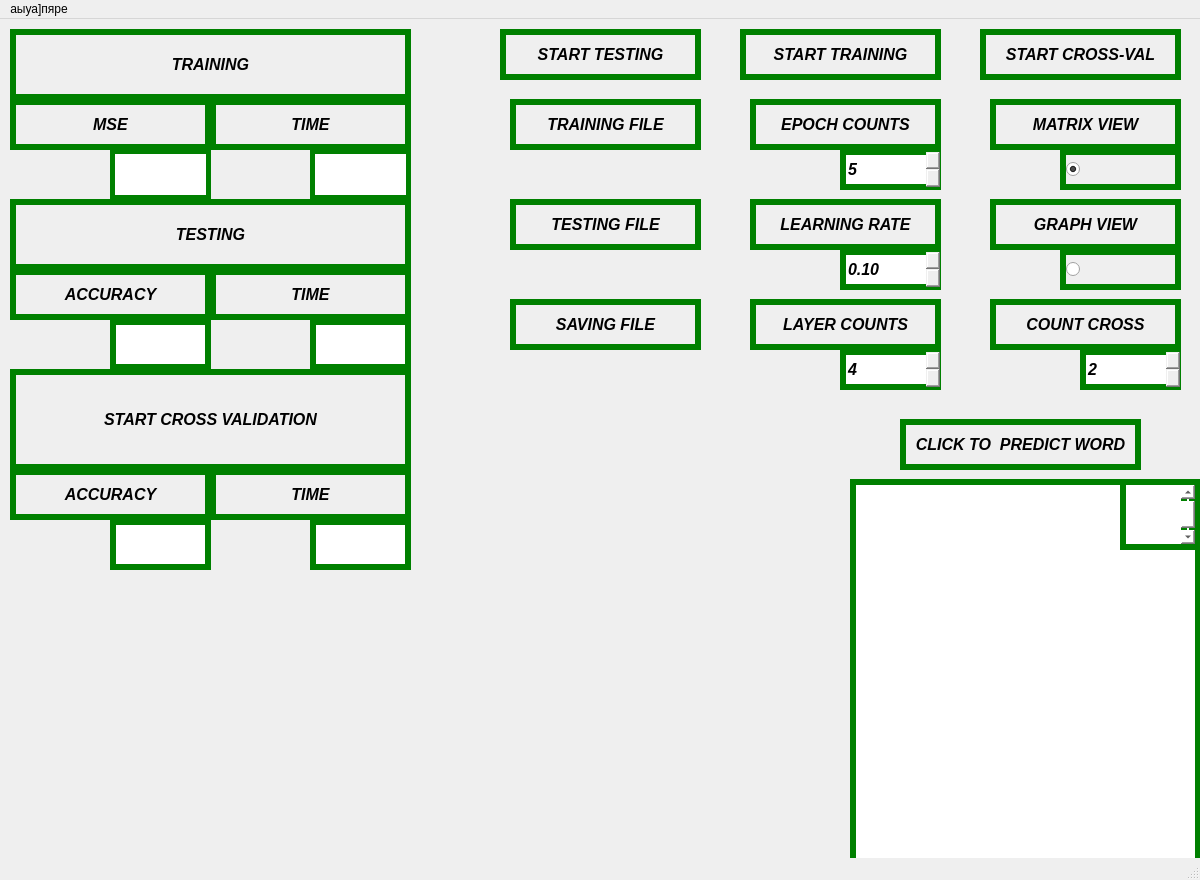
<?xml version="1.0" encoding="UTF-8"?>
<ui version="4.0">
 <class>view</class>
 <widget class="QMainWindow" name="view">
  <property name="geometry">
   <rect>
    <x>0</x>
    <y>0</y>
    <width>1200</width>
    <height>880</height>
   </rect>
  </property>
  <property name="minimumSize">
   <size>
    <width>1200</width>
    <height>880</height>
   </size>
  </property>
  <property name="maximumSize">
   <size>
    <width>1200</width>
    <height>880</height>
   </size>
  </property>
  <property name="windowTitle">
   <string>view</string>
  </property>
  <property name="styleSheet">
   <string notr="true">background-image: url(:/images/bg.png);
background-repeat: no-repeat;
background-size: contain;
background-position: center bottom;</string>
  </property>
  <widget class="QWidget" name="centralwidget">
   <widget class="render_scene" name="scene" native="true">
    <property name="geometry">
     <rect>
      <x>850</x>
      <y>460</y>
      <width>351</width>
      <height>401</height>
     </rect>
    </property>
    <property name="maximumSize">
     <size>
      <width>699</width>
      <height>16777215</height>
     </size>
    </property>
    <property name="styleSheet">
     <string notr="true">background-color: white;
 font-family: Arial;
    font-size: 16px;
    font-style: italic;
    font-weight: bold;
border-width: 6px;
border-style: solid;
border-color: green;</string>
    </property>
    <widget class="QTextEdit" name="predict">
     <property name="geometry">
      <rect>
       <x>270</x>
       <y>0</y>
       <width>81</width>
       <height>71</height>
      </rect>
     </property>
     <property name="styleSheet">
      <string notr="true"> font-family: Arial;
    font-size: 50px;
    font-style: italic;
    font-weight: bold;
border-width: 6px;
border-style: solid;
border-color: green;</string>
     </property>
    </widget>
   </widget>
   <widget class="QPushButton" name="get_trainfile">
    <property name="geometry">
     <rect>
      <x>510</x>
      <y>80</y>
      <width>191</width>
      <height>51</height>
     </rect>
    </property>
    <property name="styleSheet">
     <string notr="true"> font-family: Arial;
    font-size: 16px;
    font-style: italic;
    font-weight: bold;
border-width: 6px;
border-style: solid;
border-color: green;
</string>
    </property>
    <property name="text">
     <string>TRAINING FILE</string>
    </property>
   </widget>
   <widget class="QPushButton" name="get_testfile">
    <property name="geometry">
     <rect>
      <x>510</x>
      <y>180</y>
      <width>191</width>
      <height>51</height>
     </rect>
    </property>
    <property name="styleSheet">
     <string notr="true"> font-family: Arial;
    font-size: 16px;
    font-style: italic;
    font-weight: bold;
border-width: 6px;
border-style: solid;
border-color: green;</string>
    </property>
    <property name="text">
     <string>TESTING FILE</string>
    </property>
   </widget>
   <widget class="QPushButton" name="get_savefile">
    <property name="geometry">
     <rect>
      <x>510</x>
      <y>280</y>
      <width>191</width>
      <height>51</height>
     </rect>
    </property>
    <property name="styleSheet">
     <string notr="true"> font-family: Arial;
    font-size: 16px;
    font-style: italic;
    font-weight: bold;
border-width: 6px;
border-style: solid;
border-color: green;</string>
    </property>
    <property name="text">
     <string>SAVING FILE</string>
    </property>
   </widget>
   <widget class="QPushButton" name="pushButton_4">
    <property name="geometry">
     <rect>
      <x>750</x>
      <y>80</y>
      <width>191</width>
      <height>51</height>
     </rect>
    </property>
    <property name="styleSheet">
     <string notr="true"> font-family: Arial;
    font-size: 16px;
    font-style: italic;
    font-weight: bold;
border-width: 6px;
border-style: solid;
border-color: green;</string>
    </property>
    <property name="text">
     <string>EPOCH COUNTS</string>
    </property>
   </widget>
   <widget class="QPushButton" name="pushButton_5">
    <property name="geometry">
     <rect>
      <x>750</x>
      <y>180</y>
      <width>191</width>
      <height>51</height>
     </rect>
    </property>
    <property name="styleSheet">
     <string notr="true"> font-family: Arial;
    font-size: 16px;
    font-style: italic;
    font-weight: bold;
border-width: 6px;
border-style: solid;
border-color: green;</string>
    </property>
    <property name="text">
     <string>LEARNING RATE</string>
    </property>
   </widget>
   <widget class="QPushButton" name="pushButton_6">
    <property name="geometry">
     <rect>
      <x>990</x>
      <y>80</y>
      <width>191</width>
      <height>51</height>
     </rect>
    </property>
    <property name="styleSheet">
     <string notr="true"> font-family: Arial;
    font-size: 16px;
    font-style: italic;
    font-weight: bold;
border-width: 6px;
border-style: solid;
border-color: green;</string>
    </property>
    <property name="text">
     <string>MATRIX VIEW</string>
    </property>
   </widget>
   <widget class="QPushButton" name="pushButton_7">
    <property name="geometry">
     <rect>
      <x>990</x>
      <y>180</y>
      <width>191</width>
      <height>51</height>
     </rect>
    </property>
    <property name="styleSheet">
     <string notr="true"> font-family: Arial;
    font-size: 16px;
    font-style: italic;
    font-weight: bold;
border-width: 6px;
border-style: solid;
border-color: green;</string>
    </property>
    <property name="text">
     <string>GRAPH VIEW</string>
    </property>
   </widget>
   <widget class="QRadioButton" name="graph_view">
    <property name="geometry">
     <rect>
      <x>1060</x>
      <y>230</y>
      <width>121</width>
      <height>41</height>
     </rect>
    </property>
    <property name="styleSheet">
     <string notr="true"> font-family: Arial;
    font-size: 16px;
    font-style: italic;
    font-weight: bold;
border-width: 6px;
border-style: solid;
border-color: green;</string>
    </property>
    <property name="text">
     <string/>
    </property>
   </widget>
   <widget class="QRadioButton" name="matrix_view">
    <property name="geometry">
     <rect>
      <x>1060</x>
      <y>130</y>
      <width>121</width>
      <height>41</height>
     </rect>
    </property>
    <property name="styleSheet">
     <string notr="true"> font-family: Arial;
    font-size: 16px;
    font-style: italic;
    font-weight: bold;
border-width: 6px;
border-style: solid;
border-color: green;</string>
    </property>
    <property name="text">
     <string/>
    </property>
    <property name="checked">
     <bool>true</bool>
    </property>
   </widget>
   <widget class="QSpinBox" name="epoch_count">
    <property name="geometry">
     <rect>
      <x>840</x>
      <y>130</y>
      <width>101</width>
      <height>41</height>
     </rect>
    </property>
    <property name="styleSheet">
     <string notr="true"> font-family: Arial;
    font-size: 16px;
    font-style: italic;
    font-weight: bold;
border-width: 6px;
border-style: solid;
border-color: green;</string>
    </property>
    <property name="value">
     <number>5</number>
    </property>
   </widget>
   <widget class="QPushButton" name="start_train">
    <property name="geometry">
     <rect>
      <x>740</x>
      <y>10</y>
      <width>201</width>
      <height>51</height>
     </rect>
    </property>
    <property name="styleSheet">
     <string notr="true"> font-family: Arial;
    font-size: 16px;
    font-style: italic;
    font-weight: bold;
border-width: 6px;
border-style: solid;
border-color: green;</string>
    </property>
    <property name="text">
     <string>START TRAINING</string>
    </property>
    <property name="checkable">
     <bool>true</bool>
    </property>
   </widget>
   <widget class="QPushButton" name="pushButton_8">
    <property name="geometry">
     <rect>
      <x>750</x>
      <y>280</y>
      <width>191</width>
      <height>51</height>
     </rect>
    </property>
    <property name="styleSheet">
     <string notr="true"> font-family: Arial;
    font-size: 16px;
    font-style: italic;
    font-weight: bold;
border-width: 6px;
border-style: solid;
border-color: green;</string>
    </property>
    <property name="text">
     <string>LAYER COUNTS</string>
    </property>
   </widget>
   <widget class="QSpinBox" name="layer_count">
    <property name="geometry">
     <rect>
      <x>840</x>
      <y>330</y>
      <width>101</width>
      <height>41</height>
     </rect>
    </property>
    <property name="styleSheet">
     <string notr="true"> font-family: Arial;
    font-size: 16px;
    font-style: italic;
    font-weight: bold;
border-width: 6px;
border-style: solid;
border-color: green;</string>
    </property>
    <property name="value">
     <number>4</number>
    </property>
   </widget>
   <widget class="QDoubleSpinBox" name="learning_rate">
    <property name="geometry">
     <rect>
      <x>840</x>
      <y>230</y>
      <width>101</width>
      <height>41</height>
     </rect>
    </property>
    <property name="styleSheet">
     <string notr="true"> font-family: Arial;
    font-size: 16px;
    font-style: italic;
    font-weight: bold;
border-width: 6px;
border-style: solid;
border-color: green;</string>
    </property>
    <property name="value">
     <double>0.100000000000000</double>
    </property>
   </widget>
   <widget class="QPushButton" name="start_2">
    <property name="geometry">
     <rect>
      <x>10</x>
      <y>10</y>
      <width>401</width>
      <height>71</height>
     </rect>
    </property>
    <property name="styleSheet">
     <string notr="true"> font-family: Arial;
    font-size: 16px;
    font-style: italic;
    font-weight: bold;
border-width: 6px;
border-style: solid;
border-color: green;</string>
    </property>
    <property name="text">
     <string>TRAINING</string>
    </property>
   </widget>
   <widget class="QPushButton" name="start_3">
    <property name="geometry">
     <rect>
      <x>10</x>
      <y>80</y>
      <width>201</width>
      <height>51</height>
     </rect>
    </property>
    <property name="styleSheet">
     <string notr="true"> font-family: Arial;
    font-size: 16px;
    font-style: italic;
    font-weight: bold;
border-width: 6px;
border-style: solid;
border-color: green;</string>
    </property>
    <property name="text">
     <string>MSE</string>
    </property>
   </widget>
   <widget class="QPushButton" name="start_4">
    <property name="geometry">
     <rect>
      <x>210</x>
      <y>80</y>
      <width>201</width>
      <height>51</height>
     </rect>
    </property>
    <property name="styleSheet">
     <string notr="true"> font-family: Arial;
    font-size: 16px;
    font-style: italic;
    font-weight: bold;
border-width: 6px;
border-style: solid;
border-color: green;</string>
    </property>
    <property name="text">
     <string>TIME</string>
    </property>
   </widget>
   <widget class="QTextEdit" name="train_mse">
    <property name="geometry">
     <rect>
      <x>110</x>
      <y>130</y>
      <width>101</width>
      <height>51</height>
     </rect>
    </property>
    <property name="styleSheet">
     <string notr="true"> font-family: Arial;
    font-size: 16px;
    font-style: italic;
    font-weight: bold;
border-width: 5px;
border-style: solid;
border-color: green;</string>
    </property>
   </widget>
   <widget class="QTextEdit" name="train_time">
    <property name="geometry">
     <rect>
      <x>310</x>
      <y>130</y>
      <width>101</width>
      <height>51</height>
     </rect>
    </property>
    <property name="styleSheet">
     <string notr="true"> font-family: Arial;
    font-size: 16px;
    font-style: italic;
    font-weight: bold;
border-width: 5px;
border-style: solid;
border-color: green;</string>
    </property>
   </widget>
   <widget class="QTextEdit" name="test_time">
    <property name="geometry">
     <rect>
      <x>310</x>
      <y>300</y>
      <width>101</width>
      <height>51</height>
     </rect>
    </property>
    <property name="styleSheet">
     <string notr="true"> font-family: Arial;
    font-size: 16px;
    font-style: italic;
    font-weight: bold;
border-width: 6px;
border-style: solid;
border-color: green;</string>
    </property>
   </widget>
   <widget class="QPushButton" name="start_5">
    <property name="geometry">
     <rect>
      <x>10</x>
      <y>180</y>
      <width>401</width>
      <height>71</height>
     </rect>
    </property>
    <property name="styleSheet">
     <string notr="true"> font-family: Arial;
    font-size: 16px;
    font-style: italic;
    font-weight: bold;
border-width: 6px;
border-style: solid;
border-color: green;</string>
    </property>
    <property name="text">
     <string>TESTING</string>
    </property>
   </widget>
   <widget class="QPushButton" name="gdrdgb">
    <property name="geometry">
     <rect>
      <x>10</x>
      <y>250</y>
      <width>201</width>
      <height>51</height>
     </rect>
    </property>
    <property name="styleSheet">
     <string notr="true"> font-family: Arial;
    font-size: 16px;
    font-style: italic;
    font-weight: bold;
border-width: 6px;
border-style: solid;
border-color: green;</string>
    </property>
    <property name="text">
     <string>ACCURACY</string>
    </property>
   </widget>
   <widget class="QTextEdit" name="accuracy">
    <property name="geometry">
     <rect>
      <x>110</x>
      <y>300</y>
      <width>101</width>
      <height>51</height>
     </rect>
    </property>
    <property name="styleSheet">
     <string notr="true"> font-family: Arial;
    font-size: 16px;
    font-style: italic;
    font-weight: bold;
border-width: 6px;
border-style: solid;
border-color: green;</string>
    </property>
   </widget>
   <widget class="QPushButton" name="fesfs">
    <property name="geometry">
     <rect>
      <x>210</x>
      <y>250</y>
      <width>201</width>
      <height>51</height>
     </rect>
    </property>
    <property name="styleSheet">
     <string notr="true"> font-family: Arial;
    font-size: 16px;
    font-style: italic;
    font-weight: bold;
border-width: 6px;
border-style: solid;
border-color: green;</string>
    </property>
    <property name="text">
     <string>TIME</string>
    </property>
   </widget>
   <widget class="QPushButton" name="start_test">
    <property name="geometry">
     <rect>
      <x>500</x>
      <y>10</y>
      <width>201</width>
      <height>51</height>
     </rect>
    </property>
    <property name="styleSheet">
     <string notr="true"> font-family: Arial;
    font-size: 16px;
    font-style: italic;
    font-weight: bold;
border-width: 6px;
border-style: solid;
border-color: green;</string>
    </property>
    <property name="text">
     <string>START TESTING</string>
    </property>
    <property name="checkable">
     <bool>true</bool>
    </property>
   </widget>
   <widget class="QPushButton" name="start_ready">
    <property name="geometry">
     <rect>
      <x>900</x>
      <y>400</y>
      <width>241</width>
      <height>51</height>
     </rect>
    </property>
    <property name="styleSheet">
     <string notr="true"> font-family: Arial;
    font-size: 16px;
    font-style: italic;
    font-weight: bold;
border-width: 6px;
border-style: solid;
border-color: green;</string>
    </property>
    <property name="text">
     <string>CLICK TO  PREDICT WORD</string>
    </property>
    <property name="checkable">
     <bool>true</bool>
    </property>
   </widget>
   <widget class="QPushButton" name="start_crossfs">
    <property name="geometry">
     <rect>
      <x>10</x>
      <y>350</y>
      <width>401</width>
      <height>101</height>
     </rect>
    </property>
    <property name="styleSheet">
     <string notr="true"> font-family: Arial;
    font-size: 16px;
    font-style: italic;
    font-weight: bold;
border-width: 6px;
border-style: solid;
border-color: green;</string>
    </property>
    <property name="text">
     <string>START CROSS VALIDATION</string>
    </property>
    <property name="checkable">
     <bool>true</bool>
    </property>
   </widget>
   <widget class="QPushButton" name="fesfs_2">
    <property name="geometry">
     <rect>
      <x>210</x>
      <y>450</y>
      <width>201</width>
      <height>51</height>
     </rect>
    </property>
    <property name="styleSheet">
     <string notr="true"> font-family: Arial;
    font-size: 16px;
    font-style: italic;
    font-weight: bold;
border-width: 6px;
border-style: solid;
border-color: green;</string>
    </property>
    <property name="text">
     <string>TIME</string>
    </property>
   </widget>
   <widget class="QPushButton" name="gdrdgb_2">
    <property name="geometry">
     <rect>
      <x>10</x>
      <y>450</y>
      <width>201</width>
      <height>51</height>
     </rect>
    </property>
    <property name="styleSheet">
     <string notr="true"> font-family: Arial;
    font-size: 16px;
    font-style: italic;
    font-weight: bold;
border-width: 6px;
border-style: solid;
border-color: green;</string>
    </property>
    <property name="text">
     <string>ACCURACY</string>
    </property>
   </widget>
   <widget class="QTextEdit" name="croos_time">
    <property name="geometry">
     <rect>
      <x>310</x>
      <y>500</y>
      <width>101</width>
      <height>51</height>
     </rect>
    </property>
    <property name="styleSheet">
     <string notr="true"> font-family: Arial;
    font-size: 16px;
    font-style: italic;
    font-weight: bold;
border-width: 6px;
border-style: solid;
border-color: green;</string>
    </property>
   </widget>
   <widget class="QTextEdit" name="cross_accur">
    <property name="geometry">
     <rect>
      <x>110</x>
      <y>500</y>
      <width>101</width>
      <height>51</height>
     </rect>
    </property>
    <property name="styleSheet">
     <string notr="true"> font-family: Arial;
    font-size: 16px;
    font-style: italic;
    font-weight: bold;
border-width: 6px;
border-style: solid;
border-color: green;</string>
    </property>
   </widget>
   <widget class="QPushButton" name="start_cross">
    <property name="geometry">
     <rect>
      <x>980</x>
      <y>10</y>
      <width>201</width>
      <height>51</height>
     </rect>
    </property>
    <property name="styleSheet">
     <string notr="true"> font-family: Arial;
    font-size: 16px;
    font-style: italic;
    font-weight: bold;
border-width: 6px;
border-style: solid;
border-color: green;</string>
    </property>
    <property name="text">
     <string>START CROSS-VAL</string>
    </property>
    <property name="checkable">
     <bool>true</bool>
    </property>
   </widget>
   <widget class="QSpinBox" name="count_cross">
    <property name="geometry">
     <rect>
      <x>1080</x>
      <y>330</y>
      <width>101</width>
      <height>41</height>
     </rect>
    </property>
    <property name="styleSheet">
     <string notr="true"> font-family: Arial;
    font-size: 16px;
    font-style: italic;
    font-weight: bold;
border-width: 6px;
border-style: solid;
border-color: green;</string>
    </property>
    <property name="value">
     <number>2</number>
    </property>
   </widget>
   <widget class="QPushButton" name="pushButton_9">
    <property name="geometry">
     <rect>
      <x>990</x>
      <y>280</y>
      <width>191</width>
      <height>51</height>
     </rect>
    </property>
    <property name="styleSheet">
     <string notr="true"> font-family: Arial;
    font-size: 16px;
    font-style: italic;
    font-weight: bold;
border-width: 6px;
border-style: solid;
border-color: green;</string>
    </property>
    <property name="text">
     <string>COUNT CROSS</string>
    </property>
   </widget>
  </widget>
  <widget class="QMenuBar" name="menubar">
   <property name="geometry">
    <rect>
     <x>0</x>
     <y>0</y>
     <width>1200</width>
     <height>21</height>
    </rect>
   </property>
   <widget class="QMenu" name="menu">
    <property name="title">
     <string>аыуа]пяре</string>
    </property>
   </widget>
   <addaction name="menu"/>
  </widget>
  <widget class="QStatusBar" name="statusbar"/>
 </widget>
 <customwidgets>
  <customwidget>
   <class>render_scene</class>
   <extends>QWidget</extends>
   <header location="global">render_scene.h</header>
   <container>1</container>
  </customwidget>
 </customwidgets>
 <resources/>
 <connections/>
</ui>
